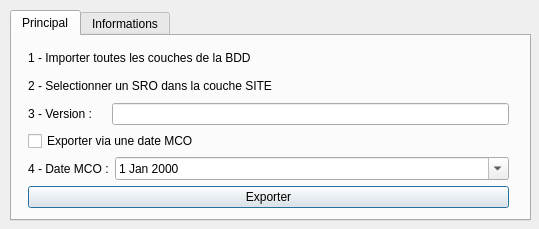
<?xml version="1.0" encoding="UTF-8"?>
<ui version="4.0">
 <class>ExportSRODialogBase</class>
 <widget class="QDialog" name="ExportSRODialogBase">
  <property name="geometry">
   <rect>
    <x>0</x>
    <y>0</y>
    <width>539</width>
    <height>229</height>
   </rect>
  </property>
  <property name="windowTitle">
   <string>ExportSRO</string>
  </property>
  <widget class="QTabWidget" name="tabWidget">
   <property name="geometry">
    <rect>
     <x>10</x>
     <y>10</y>
     <width>521</width>
     <height>211</height>
    </rect>
   </property>
   <property name="currentIndex">
    <number>0</number>
   </property>
   <widget class="QWidget" name="tab">
    <attribute name="title">
     <string>Principal</string>
    </attribute>
    <widget class="QWidget" name="verticalLayoutWidget">
     <property name="geometry">
      <rect>
       <x>16</x>
       <y>11</y>
       <width>481</width>
       <height>161</height>
      </rect>
     </property>
     <layout class="QVBoxLayout" name="verticalLayout">
      <item>
       <widget class="QLabel" name="label_2">
        <property name="text">
         <string>1 - Importer toutes les couches de la BDD</string>
        </property>
       </widget>
      </item>
      <item>
       <widget class="QLabel" name="label">
        <property name="text">
         <string>2 - Selectionner un SRO dans la couche SITE</string>
        </property>
       </widget>
      </item>
      <item>
       <layout class="QFormLayout" name="formLayout">
        <item row="0" column="0">
         <widget class="QLabel" name="label_3">
          <property name="text">
           <string>3 - Version :    </string>
          </property>
         </widget>
        </item>
        <item row="0" column="1">
         <widget class="QLineEdit" name="lineEdit"/>
        </item>
       </layout>
      </item>
      <item>
       <widget class="QCheckBox" name="checkBox">
        <property name="text">
         <string>Exporter via une date MCO</string>
        </property>
       </widget>
      </item>
      <item>
       <layout class="QFormLayout" name="formLayout_2">
        <item row="0" column="0">
         <widget class="QLabel" name="label_4">
          <property name="text">
           <string>4 - Date MCO :</string>
          </property>
         </widget>
        </item>
        <item row="0" column="1">
         <widget class="QDateEdit" name="dateEdit">
          <property name="calendarPopup">
           <bool>true</bool>
          </property>
         </widget>
        </item>
       </layout>
      </item>
      <item>
       <widget class="QPushButton" name="pushButton">
        <property name="text">
         <string>Exporter</string>
        </property>
       </widget>
      </item>
     </layout>
    </widget>
   </widget>
   <widget class="QWidget" name="tab_2">
    <attribute name="title">
     <string>Informations</string>
    </attribute>
    <widget class="QWidget" name="verticalLayoutWidget_2">
     <property name="geometry">
      <rect>
       <x>10</x>
       <y>10</y>
       <width>501</width>
       <height>172</height>
      </rect>
     </property>
     <layout class="QVBoxLayout" name="verticalLayout_2">
      <item>
       <widget class="QLabel" name="label_5">
        <property name="text">
         <string>&lt;html&gt;&lt;head/&gt;&lt;body&gt;&lt;p&gt;&lt;span style=&quot; font-weight:600;&quot;&gt;1 -&lt;/span&gt; Sélection des &lt;span style=&quot; font-weight:600;&quot;&gt;BOITE_OPTIQUE &lt;/span&gt;/ &lt;span style=&quot; font-weight:600;&quot;&gt;CABLE_OPTIQUE&lt;/span&gt; / &lt;span style=&quot; font-weight:600;&quot;&gt;ZAPBO&lt;/span&gt; / &lt;span style=&quot; font-weight:600;&quot;&gt;ZASRO &lt;/span&gt;grâce au nom.&lt;/p&gt;&lt;p&gt;&lt;span style=&quot; font-weight:600;&quot;&gt;2 -&lt;/span&gt; Sélection des &lt;span style=&quot; font-weight:600;&quot;&gt;DBL&lt;/span&gt; / &lt;span style=&quot; font-weight:600;&quot;&gt;ZANRO&lt;/span&gt; qui intersectent la ZASRO&lt;/p&gt;&lt;p&gt;&lt;span style=&quot; font-weight:600;&quot;&gt;3 -&lt;/span&gt; Sélection des &lt;span style=&quot; font-weight:600;&quot;&gt;ADDUCTION&lt;/span&gt; qui intersectent les DBL selectionnés&lt;/p&gt;&lt;p&gt;&lt;span style=&quot; font-weight:600;&quot;&gt;4 -&lt;/span&gt; Sélection des &lt;span style=&quot; font-weight:600;&quot;&gt;SUPPORT&lt;/span&gt; qui sont à l'intérieur des CABLE_OPTIQUE et ADDUCTION&lt;/p&gt;&lt;p&gt;&lt;span style=&quot; font-weight:600;&quot;&gt;5 -&lt;/span&gt; Sélection des &lt;span style=&quot; font-weight:600;&quot;&gt;POINT_TECHNIQUE&lt;/span&gt; qui intersectent la ZASRO, les CABLE_OPTIQUE et ADDUCTION&lt;/p&gt;&lt;p&gt;&lt;span style=&quot; font-weight:600;&quot;&gt;6 -&lt;/span&gt; Sélection des &lt;span style=&quot; font-weight:600;&quot;&gt;ZACABLE&lt;/span&gt; qui contiennent les ZAPBO&lt;/p&gt;&lt;/body&gt;&lt;/html&gt;</string>
        </property>
       </widget>
      </item>
      <item>
       <widget class="QLabel" name="label_8">
        <property name="text">
         <string>&lt;html&gt;&lt;head/&gt;&lt;body&gt;&lt;p align=&quot;justify&quot;&gt;&lt;span style=&quot; font-weight:600;&quot;&gt;Les problèmes d'accrochage et de nommage provoqueront un résultat incomplet.&lt;/span&gt;&lt;/p&gt;&lt;/body&gt;&lt;/html&gt;</string>
        </property>
       </widget>
      </item>
     </layout>
    </widget>
   </widget>
  </widget>
 </widget>
 <resources/>
 <connections>
  <connection>
   <sender>pushButton</sender>
   <signal>clicked()</signal>
   <receiver>ExportSRODialogBase</receiver>
   <slot>exporterSRO()</slot>
   <hints>
    <hint type="sourcelabel">
     <x>120</x>
     <y>183</y>
    </hint>
    <hint type="destinationlabel">
     <x>252</x>
     <y>118</y>
    </hint>
   </hints>
  </connection>
 </connections>
 <slots>
  <slot>exporterSRO()</slot>
  <slot>exporterREC()</slot>
 </slots>
</ui>
